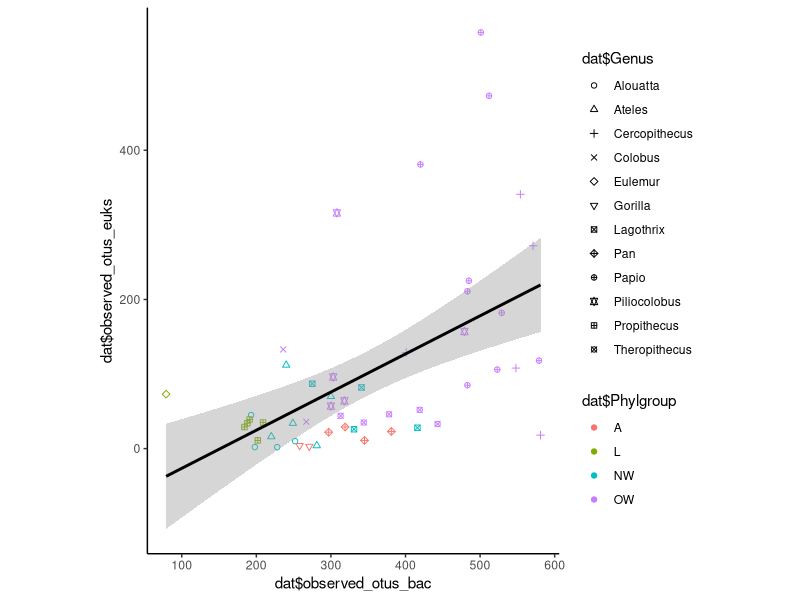

R code for this plot:
#bacteria vs eukaryotic alpha diversity correlation plot
#calculate alpha diversity statistics from qiime alpha_diversity.py and merge together adiv from bacterial data
#alpha_diversity.py -i /parfreylab/mann/primateEuk/data/v4/swarm/swarm_otus.wtax.final.biom -t /parfreylab/mann/primateEuk/data/v4/tree/RAxML_bestTree.microeuk.tre -o adiv.euks.txt
#merge bac and euk alpha diversity and add genus/phylo information

library(ggplot2)

dat <- read.table("adiv_eukVSbac.txt", header=T)
test <- cor.test(dat$observed_otus_bac, dat$observed_otus_euks)
print(test)
pdf("euk_v_bac_correlation.pdf")
ggplot(dat, aes(dat$observed_otus_bac, dat$observed_otus_euks)) + geom_point(aes(color=dat$Phylgroup, shape=dat$Genus)) + theme_classic() + scale_shape_manual(values=c(1:7,9:13)) + geom_smooth(method='lm',formula=y~x, color="black") + coord_fixed()
dev.off()